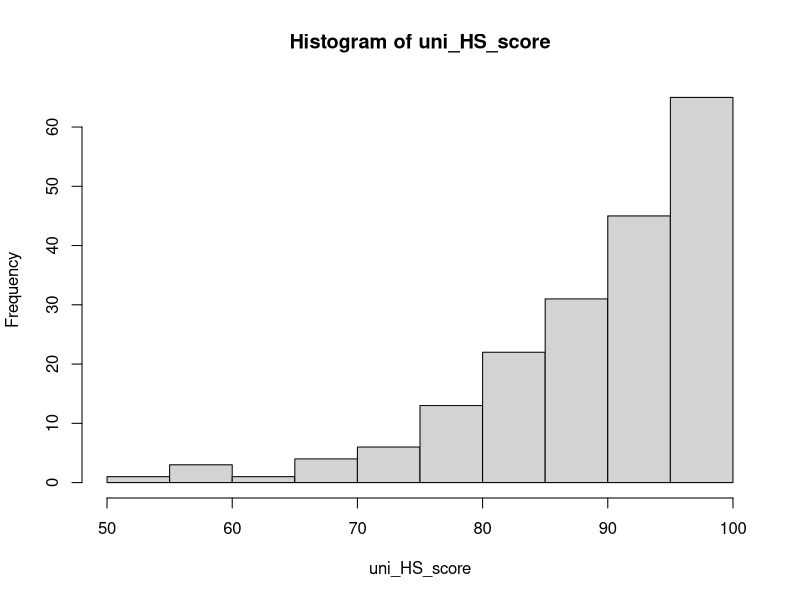

The R script that drew this image: (Note: this script raises an error after producing the figure.)
# Data Source: ptt - SENIORHIGH
# https://www.ptt.cc/bbs/SENIORHIGH/M.1432729401.A.995.html
# 197 rows of (high school entrance exam percentile, 1st college entrance exam score)

data = read.csv("ptt_SENIORHIGH_data.csv")
View(data)

# First version: Draft

# ------------------------------------------------------------------------

uni_HS_score = data$HighSchool_PR[which(data$HighSchool_PR != -1)]
hist(uni_HS_score)
summary(uni_HS_score)
#  Min. 1st Qu.  Median    Mean 3rd Qu.    Max. 
# 51.00   85.00   92.00   89.82   97.00   99.00 

uni_HS_top = uni_HS_score[which(uni_HS_score >= 90)]
length(uni_HS_top) # 117
table(uni_HS_top)
# HighSchool 90 91 92 93 94 95 96 97 98 99 
# Frequency   7  6  9 11 12  7  5 18 15 27 

# ------------------------------------------------------------------------

uni_college_score = data$CollegeEntrance_Score[which(data$CollegeEntrance_Score != -1)]
hist(uni_college_score)
summary(uni_college_score)
# Min. 1st Qu.  Median    Mean 3rd Qu.    Max. 
# 34.0    58.0    64.5    62.7    69.0    75.0 

uni_college_top = uni_college_score[which(uni_college_score >= 65)]
length(uni_college_top) # 97
table(uni_college_top)
# College   65 66 67 68 69 70 71 72 73 74 75 
# Frequency 11 12 10  9  7 10 10 12  9  5  2

# Seelction bias?! Both high school and college exam scores are right-skewed.

# ------------------------------------------------------------------------

# Start the correlation between HighSchool and College entrance scores

cor(data$HighSchool_PR, data$CollegeEntrance_Score)
# 0.04039068
# But this is NOT right! We need to remove the "-1" (missing values)

missing_rows = which(data$HighSchool_PR == "-1" | data$CollegeEntrance_Score == "-1")
# Indices: 6  19  71  85  88  96 132 183 195 => nine in total

data_corr = data[-missing_rows,]
cor(data_corr$HighSchool_PR, data_corr$CollegeEntrance_Score)
# 0.5074473

plot(data_corr$HighSchool_PR, data_corr$CollegeEntrance_Score)

# ------------------------------------------------------------------------

data_topHS = data_corr[which(data_corr$HighSchool_PR >= 90),]
plot(data_topHS$HighSchool_PR, data_topHS$CollegeEntrance_Score)
cor(data_topHS$HighSchool_PR, data_topHS$CollegeEntrance_Score)
# 0.5475427

data_topCollege = data_corr[which(data_corr$CollegeEntrance_Score >= 65),]
plot(data_topCollege$HighSchool_PR, data_topCollege$CollegeEntrance_Score)
cor(data_topCollege$HighSchool_PR, data_topCollege$CollegeEntrance_Score)
# 0.05652606 
# (Really? Because some people have low high school score, but high college entrance score.)

# ------------------------------------------------------------------------

# I don't think any of the analysis is interesting, 
# but I would still like to post my code on GitHub, 
# and perhaps make an .Rmd report for reproducibility!

# Just can't believe that the data are so left-skewed.

# My high school entrance score = 95
# My college entrance score = 69
# None of them is accurate because I got admitted to much higher-ranked
# institutions, both high school and college.
# But the data pair (95, 69) seems reasonable.
